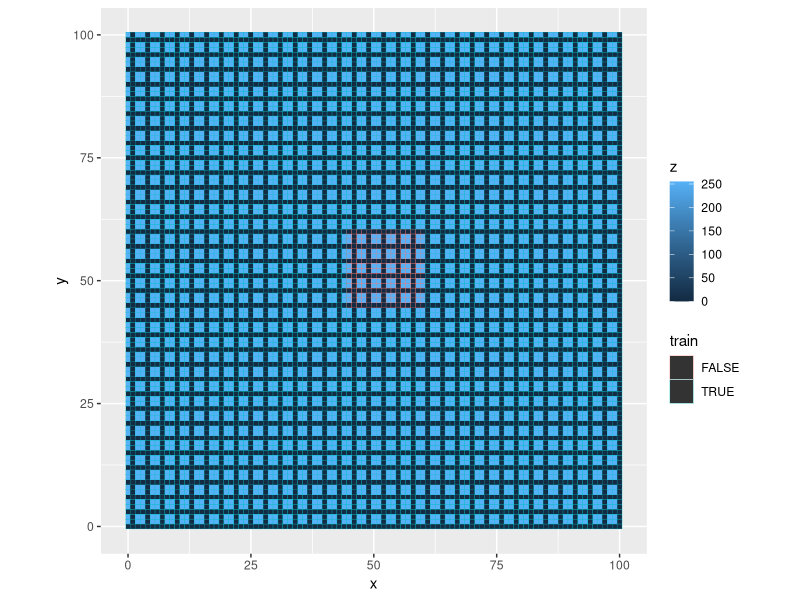

The R source for this figure:
# simulate images
library(ggplot2)
library(dplyr)
library(raster)

grid_sim = function(xdim, ydim, offset_cap, square_size, train_lower, train_upper) {

    grid = expand.grid(
        x = seq(0, xdim),
        y = seq(0, ydim)
    )

    offset_x = sample(x = seq(0, offset_cap), size = 1)
    offset_y = sample(x = seq(0, offset_cap), size = 1)
    grid$z = 1
    grid$z[(grid$x + offset_x) %% square_size == 0 | (grid$y + offset_y) %% square_size == 0] = 0
    grid$train = (grid$x < train_lower | grid$x > train_upper) | (grid$y < train_lower | grid$y > train_upper)
    grid
}

grid = grid_sim(xdim = 100, ydim = 100, offset_cap = 2, square_size = 3, train_lower = 45, train_upper = 60)

grid$z = 255 * grid$z

ggplot(grid) +
    geom_tile(aes(x = x, y = y, fill = z, color = train)) +
    coord_equal()

train = grid %>% filter(train)
test = grid %>% filter(!train)

rast = raster::rasterFromXYZ(grid[, c('x', 'y', 'z')])

dir.create('simimg', showWarnings = FALSE)

# Export mask, only need to do this once

mask = grid[, c('x', 'y', 'train')]
mask$train = as.integer(mask$train) * 255
mask = raster::rasterFromXYZ(mask)
raster::writeRaster(mask, filename = file.path('simimg', 'mask.png'), format = "PNG", overwrite = TRUE)

set.seed(123)

# Export simulated images

for (i in 1:1000) {
    grid = grid_sim(
        xdim = 100,
        ydim = 100,
        offset_cap = sample(x = seq(0, 2), size = 1),
        square_size = sample(x = seq(2,5), size = 1),
        train_lower = 40,
        train_upper = 60
    )
    grid$z = 255 * grid$z

    rast = raster::rasterFromXYZ(grid[, c('x', 'y', 'z')])
    raster::writeRaster(rast, filename = file.path('simimg', sprintf('test%s.PNG', i)), format = "PNG", overwrite = TRUE)
}
